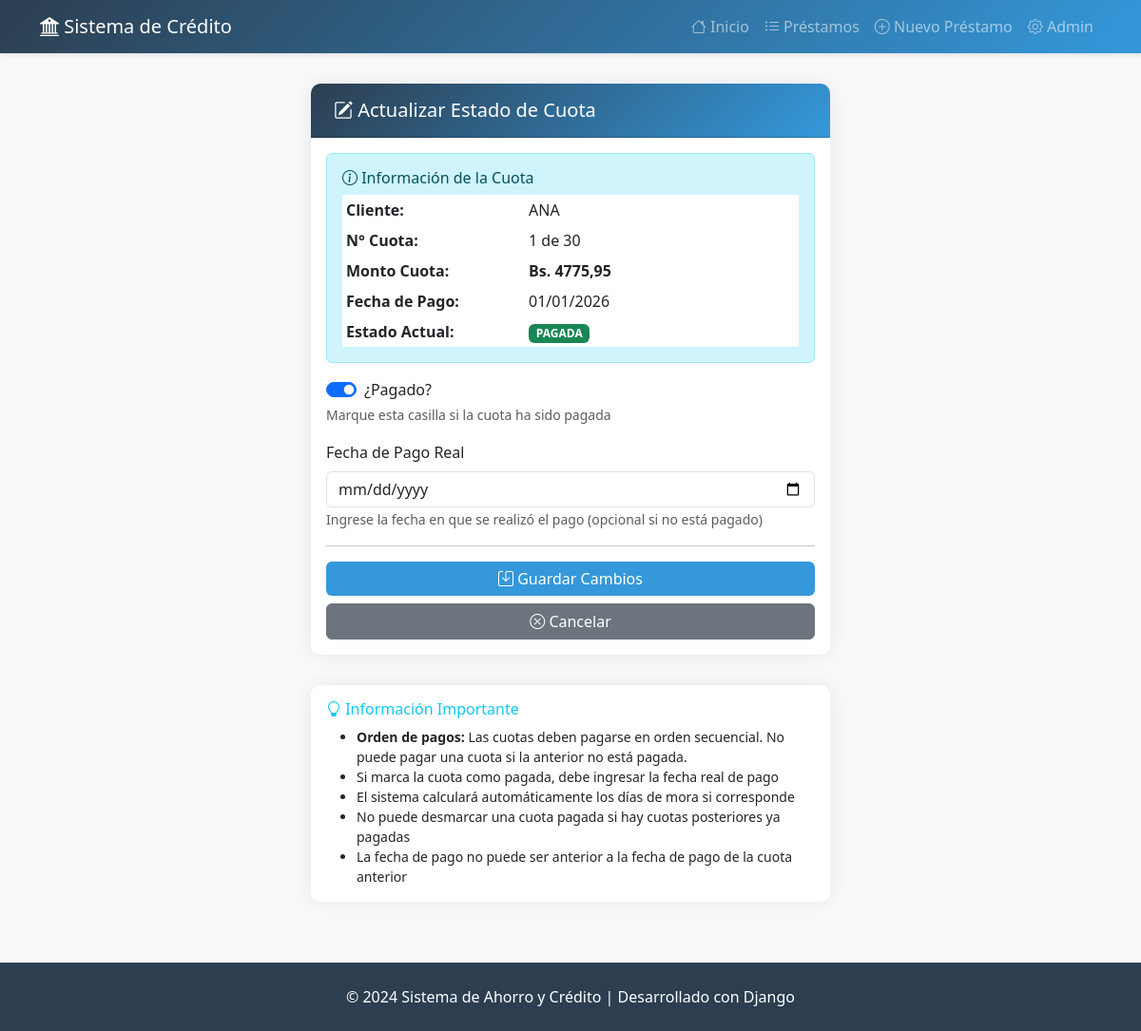
The page /amortizacion/46/actualizar/ on the database its author committed.
### creditos/models.py (models this page shows, shortened)
class Prestamo(models.Model):
    nombre = models.CharField(max_length=200, verbose_name="Nombre del Cliente")
    ci = models.CharField(max_length=20, unique=True, verbose_name="Cédula de Identidad")
    monto = models.DecimalField(
        max_digits=12,
        decimal_places=2,
        validators=[MinValueValidator(Decimal('100.00'))],
        verbose_name="Monto del Préstamo"
    )
    tasa_interes_anual = models.DecimalField(
        max_digits=5,
        decimal_places=2,
        validators=[
            MinValueValidator(Decimal('0.01')),
            MaxValueValidator(Decimal('100.00'))
        ],
        verbose_name="Tasa de Interés Anual (%)"
    )
    fecha_inicio = models.DateField(verbose_name="Fecha de Inicio")
    plazo = models.PositiveIntegerField(
        validators=[MinValueValidator(1), MaxValueValidator(360)],
        verbose_name="Plazo en Meses"
    )
    fecha_creacion = models.DateTimeField(auto_now_add=True)
    fecha_actualizacion = models.DateTimeField(auto_now=True)
    class Meta:
        verbose_name = "Préstamo"
        verbose_name_plural = "Préstamos"
        ordering = ['-fecha_creacion']

class Amortizacion(models.Model):
    prestamo = models.ForeignKey(
        Prestamo,
        on_delete=models.CASCADE,
        related_name='amortizaciones',
        verbose_name="Préstamo"
    )
    numero_cuota = models.PositiveIntegerField(verbose_name="N° Cuota")
    fecha_pago = models.DateField(verbose_name="Fecha de Pago")
    cuota = models.DecimalField(
        max_digits=12,
        decimal_places=2,
        verbose_name="Cuota"
    )
    capital = models.DecimalField(
        max_digits=12,
        decimal_places=2,
        verbose_name="Capital (Amortización)"
    )
    interes = models.DecimalField(
        max_digits=12,
        decimal_places=2,
        verbose_name="Interés"
    )
    saldo = models.DecimalField(
        max_digits=12,
        decimal_places=2,
        verbose_name="Saldo Restante"
    )
    pagado = models.BooleanField(default=False, verbose_name="¿Pagado?")
    fecha_pago_real = models.DateField(
        null=True,
        blank=True,
        verbose_name="Fecha de Pago Real"
    )
    class Meta:
        verbose_name = "Cuota de Amortización"
        verbose_name_plural = "Cuotas de Amortización"
        ordering = ['prestamo', 'numero_cuota']
        unique_together = ['prestamo', 'numero_cuota']
    @property
    def estado(self):
        if self.pagado:
            return "PAGADA"
        elif self.dias_mora > 0:
            return f"MORA ({self.dias_mora} días)"
        else:
            return "PENDIENTE"

### creditos/views.py (the view)
# urls.py: path('amortizacion/<int:pk>/actualizar/', views.amortizacion_actualizar, name='amortizacion_actualizar'),
def amortizacion_actualizar(request, pk):
    amortizacion = get_object_or_404(Amortizacion, pk=pk)
    cuota_anterior_pendiente = None
    if amortizacion.numero_cuota > 1:
        cuota_anterior_pendiente = Amortizacion.objects.filter(
            prestamo=amortizacion.prestamo,
            numero_cuota__lt=amortizacion.numero_cuota,
            pagado=False
        ).first()
    if request.method == 'POST':
        form = AmortizacionForm(request.POST, instance=amortizacion)
        if form.is_valid():
            form.save()
            messages.success(
                request,
                f'Cuota #{amortizacion.numero_cuota} actualizada exitosamente.'
            )
            return redirect('prestamo_detalle', pk=amortizacion.prestamo.pk)
        else:
            messages.error(request, 'Por favor corrija los errores en el formulario.')
    else:
        form = AmortizacionForm(instance=amortizacion)
    context = {
        'form': form,
        'amortizacion': amortizacion,
        'prestamo': amortizacion.prestamo,
        'cuota_anterior_pendiente': cuota_anterior_pendiente,
    }
    return render(request, 'creditos/amortizacion_form.html', context)

### creditos/forms.py (shortened to what this page needs)
class AmortizacionForm(forms.ModelForm):
    class Meta:
        model = Amortizacion
        fields = ['pagado', 'fecha_pago_real']
        widgets = {
            'pagado': forms.CheckboxInput(attrs={
                'class': 'form-check-input'
            }),
            'fecha_pago_real': forms.DateInput(attrs={
                'class': 'form-control',
                'type': 'date'
            }),
        }

### creditos/templates/creditos/amortizacion_form.html (shortened to what this page needs)
{% extends 'creditos/base.html' %}
{% block content %}
<div class="row justify-content-center">
    <div class="col-lg-6">
        <div class="card">
            <div class="card-header">
                <h5 class="mb-0">
                    <i class="bi bi-pencil-square"></i> Actualizar Estado de Cuota
                </h5>
            </div>
            <div class="card-body">
                <div class="alert alert-info">
                    <h6><i class="bi bi-info-circle"></i> Información de la Cuota</h6>
                    <table class="table table-sm table-borderless mb-0">
                        <tr>
                            <th width="40%">Cliente:</th>
                            <td>{{ prestamo.nombre }}</td>
                        </tr>
                        <tr>
                            <th>N° Cuota:</th>
                            <td>{{ amortizacion.numero_cuota }} de {{ prestamo.plazo }}</td>
                        </tr>
                        <tr>
                            <th>Monto Cuota:</th>
                            <td><strong>Bs. {{ amortizacion.cuota|floatformat:2 }}</strong></td>
                        </tr>
                        <tr>
                            <th>Fecha de Pago:</th>
                            <td>{{ amortizacion.fecha_pago|date:"d/m/Y" }}</td>
                        </tr>
                        <tr>
                            <th>Estado Actual:</th>
                            <td>
                                {% if amortizacion.pagado %}
                                    <span class="badge bg-success">{{ amortizacion.estado }}</span>
                                {% elif amortizacion.dias_mora > 0 %}
                                    <span class="badge bg-danger">{{ amortizacion.estado }}</span>
                                {% else %}
                                    <span class="badge bg-warning">{{ amortizacion.estado }}</span>
                                {% endif %}
                            </td>
                        </tr>
                    </table>
                </div>
                <form method="POST">
                    <div class="mb-3">
                        <div class="form-check form-switch">
                            {{ form.pagado }}
                            <label class="form-check-label" for="{{ form.pagado.id_for_label }}">
                                {{ form.pagado.label }}
                            </label>
                        </div>
                        <small class="form-text text-muted">
                            Marque esta casilla si la cuota ha sido pagada
                        </small>
                    </div>
                    <div class="mb-3">
                        <label for="{{ form.fecha_pago_real.id_for_label }}" class="form-label">
                            {{ form.fecha_pago_real.label }}
                        </label>
                        {{ form.fecha_pago_real }}
                        <small class="form-text text-muted">
                            Ingrese la fecha en que se realizó el pago (opcional si no está pagado)
                        </small>
                    </div>
                    <hr>
                    <div class="d-grid gap-2">
                        <button type="submit" class="btn btn-primary">
                            <i class="bi bi-save"></i> Guardar Cambios
                        </button>
                        <a href="{% url 'prestamo_detalle' prestamo.pk %}" class="btn btn-secondary">
                            <i class="bi bi-x-circle"></i> Cancelar
                        </a>
                    </div>
                </form>
            </div>
        </div>
        <div class="card mt-3">
            <div class="card-body">
                <h6 class="text-info"><i class="bi bi-lightbulb"></i> Información Importante</h6>
                <ul class="small mb-0">
                    <li><strong>Orden de pagos:</strong> Las cuotas deben pagarse en orden secuencial. No puede pagar una cuota si la anterior no está pagada.</li>
                    <li>Si marca la cuota como pagada, debe ingresar la fecha real de pago</li>
                    <li>El sistema calculará automáticamente los días de mora si corresponde</li>
                    <li>No puede desmarcar una cuota pagada si hay cuotas posteriores ya pagadas</li>
                    <li>La fecha de pago no puede ser anterior a la fecha de pago de la cuota anterior</li>
                </ul>
            </div>
        </div>
    </div>
</div>
{% endblock %}

### creditos/templates/creditos/base.html (style rules this page uses)
:root { --primary-color: #2c3e50; --secondary-color: #3498db; }
body { min-height: 100vh; display: flex; flex-direction: column; }
.card { border: none; box-shadow: 0 0 20px rgba(0,0,0,0.08); border-radius: 10px; margin-bottom: 2rem; }
.card-header { background: linear-gradient(135deg, var(--primary-color), var(--secondary-color)); color: white; border-radius: 10px 10px 0 0 !important; padding: 1rem 1.5rem; }
.btn-primary { background: var(--secondary-color); border: none; }

### rows shown on the page
Prestamo: nombre "ANA", plazo "30"
Amortizacion: numero_cuota "1", cuota "4775,95", fecha_pago "01/01/2026", estado "PAGADA", pagado "☑"
